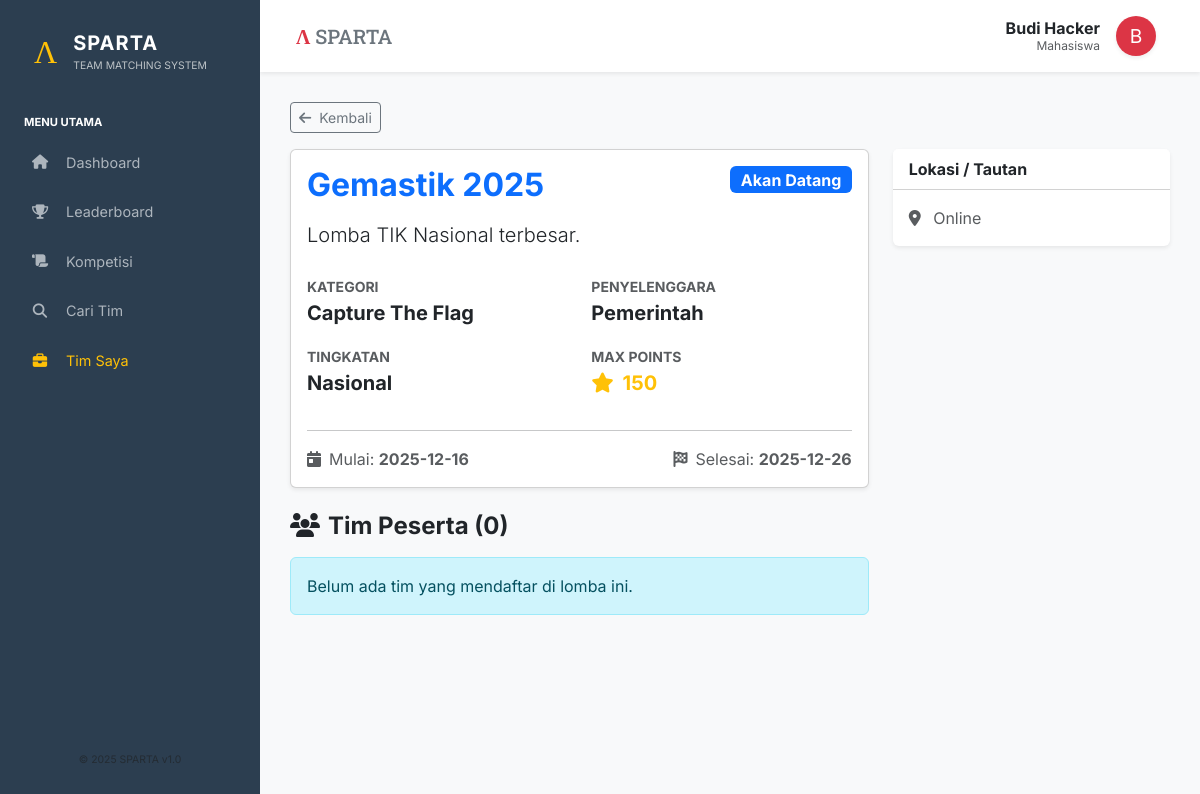
The app's page /?page=lomba_detail&id=1 (signed in) with its own data.
### tables this page shows
CREATE TABLE Lomba (
    ID_Lomba INT AUTO_INCREMENT PRIMARY KEY,
    Nama_Lomba VARCHAR(200) NOT NULL,
    Deskripsi TEXT,
    Lokasi VARCHAR(100),
    Link_Web VARCHAR(255),
    Tanggal_Mulai DATE,
    Tanggal_Selesai DATE,
    ID_Kategori INT,
    ID_Jenis_Penyelenggara INT,
    ID_Tingkatan INT,
    FOREIGN KEY (ID_Kategori) REFERENCES Kategori_Lomba(ID_Kategori),
    FOREIGN KEY (ID_Jenis_Penyelenggara) REFERENCES Jenis_Penyelenggara(ID_Jenis),
    FOREIGN KEY (ID_Tingkatan) REFERENCES Tingkatan_Lomba(ID_Tingkatan)
);

CREATE TABLE Kategori_Lomba (
    ID_Kategori INT AUTO_INCREMENT PRIMARY KEY,
    Nama_Kategori VARCHAR(100) NOT NULL
);

CREATE TABLE Jenis_Penyelenggara (
    ID_Jenis INT AUTO_INCREMENT PRIMARY KEY,
    Nama_Jenis VARCHAR(100) NOT NULL,
    Bobot_Poin FLOAT DEFAULT 1.0
);

CREATE TABLE Tingkatan_Lomba (
    ID_Tingkatan INT AUTO_INCREMENT PRIMARY KEY,
    Nama_Tingkatan VARCHAR(50) NOT NULL,
    Poin_Dasar INT NOT NULL
);

### src/pages/lomba_detail.php (the view, shortened to what this page needs)
<?php
$idLomba = $_GET['id'];
$stmt = $pdo->prepare("SELECT l.*, k.Nama_Kategori, p.Nama_Jenis, p.Bobot_Poin, t.Nama_Tingkatan, t.Poin_Dasar
                       FROM Lomba l
                       JOIN Kategori_Lomba k ON l.ID_Kategori = k.ID_Kategori
                       JOIN Jenis_Penyelenggara p ON l.ID_Jenis_Penyelenggara = p.ID_Jenis
                       JOIN Tingkatan_Lomba t ON l.ID_Tingkatan = t.ID_Tingkatan
                       WHERE l.ID_Lomba = ?");
$stmt->execute([$idLomba]);
$lomba = $stmt->fetch();
$stmtTim = $pdo->prepare("SELECT t.*, m.Nama_Mahasiswa as Ketua, m.NIM, d.Nama_Dosen,
                          (SELECT COUNT(*) FROM Keanggotaan_Tim WHERE ID_Tim = t.ID_Tim) as Jml_Anggota
                          FROM Tim t
                          JOIN Mahasiswa m ON t.ID_Mahasiswa_Ketua = m.ID_Mahasiswa
                          LEFT JOIN Dosen_Pembimbing d ON t.ID_Dosen_Pembimbing = d.ID_Dosen
                          WHERE t.ID_Lomba = ?");
$stmtTim->execute([$idLomba]);
$timList = $stmtTim->fetchAll();
$maxPoints = $lomba['Poin_Dasar'] * $lomba['Bobot_Poin'];
$status = (date('Y-m-d') > $lomba['Tanggal_Selesai']) ? 'Selesai' : ((date('Y-m-d') >= $lomba['Tanggal_Mulai']) ? 'Berlangsung' : 'Akan Datang');
$statusColor = ($status == 'Selesai') ? 'secondary' : (($status == 'Berlangsung') ? 'danger' : 'primary');
?>
<div class="mb-3">
    <a href="?page=lomba" class="btn btn-outline-secondary btn-sm"><i class="fas fa-arrow-left me-2"></i>Kembali</a>
</div>
<div class="row">
    <div class="col-md-8">
        <div class="card shadow-sm mb-4">
            <div class="card-body">
                <div class="d-flex justify-content-between align-items-start mb-3">
                    <h2 class="fw-bold text-primary mb-0"><?= htmlspecialchars($lomba['Nama_Lomba']) ?></h2>
                    <span class="badge bg-<?= $statusColor ?> fs-6"><?= $status ?></span>
                </div>
                <p class="lead"><?= nl2br(htmlspecialchars($lomba['Deskripsi'])) ?></p>
                <div class="row mt-4">
                    <div class="col-md-6 mb-3">
                        <small class="text-muted text-uppercase fw-bold">Kategori</small>
                        <div class="fw-bold fs-5"><?= $lomba['Nama_Kategori'] ?></div>
                    </div>
                    <div class="col-md-6 mb-3">
                        <small class="text-muted text-uppercase fw-bold">Penyelenggara</small>
                        <div class="fw-bold fs-5"><?= $lomba['Nama_Jenis'] ?></div>
                    </div>
                    <div class="col-md-6 mb-3">
                        <small class="text-muted text-uppercase fw-bold">Tingkatan</small>
                        <div class="fw-bold fs-5"><?= $lomba['Nama_Tingkatan'] ?></div>
                    </div>
                    <div class="col-md-6 mb-3">
                        <small class="text-muted text-uppercase fw-bold">Max Points</small>
                        <div class="fw-bold text-warning fs-5"><i class="fas fa-star me-1"></i> <?= number_format($maxPoints) ?></div>
                    </div>
                </div>
                <hr>
                <div class="d-flex justify-content-between text-muted">
                    <span><i class="fas fa-calendar-day me-2"></i>Mulai: <b><?= $lomba['Tanggal_Mulai'] ?></b></span>
                    <span><i class="fas fa-flag-checkered me-2"></i>Selesai: <b><?= $lomba['Tanggal_Selesai'] ?></b></span>
                </div>
            </div>
        </div>
        <h4 class="fw-bold mb-3"><i class="fas fa-users me-2"></i>Tim Peserta (<?= count($timList) ?>)</h4>
        <?php if(empty($timList)): ?>
            <div class="alert alert-info">Belum ada tim yang mendaftar di lomba ini.</div>
        <?php endif; ?>
    </div>
    <div class="col-md-4">
        <div class="card shadow-sm border-0 mb-3">
            <div class="card-header bg-white fw-bold">Lokasi / Tautan</div>
            <div class="card-body">
                <div class="text-muted"><i class="fas fa-map-marker-alt me-2"></i> <?= $lomba['Lokasi'] ?? 'Online' ?></div>
            </div>
        </div>
    </div>
</div>

### src/index.php (style rules this page uses)
body { font-family: 'Inter', sans-serif; background-color: #f8f9fa; }

### records on screen
lomba: Nama_Lomba "Gemastik 2025", Deskripsi "Lomba TIK Nasional terbesar.", ID_Kategori.Nama_Kategori "Capture The Flag", ID_Jenis_Penyelenggara.Nama_Jenis "Pemerintah", ID_Tingkatan.Nama_Tingkatan "Nasional", ID_Tingkatan.Bobot_Poin "150", Tanggal_Mulai "2025-12-16", Tanggal_Selesai "2025-12-26", Lokasi "Online"

### other values on screen
$namaUser "Budi Hacker"
substr($namaUser, 0, 1) "B"
count($timList) "0"
